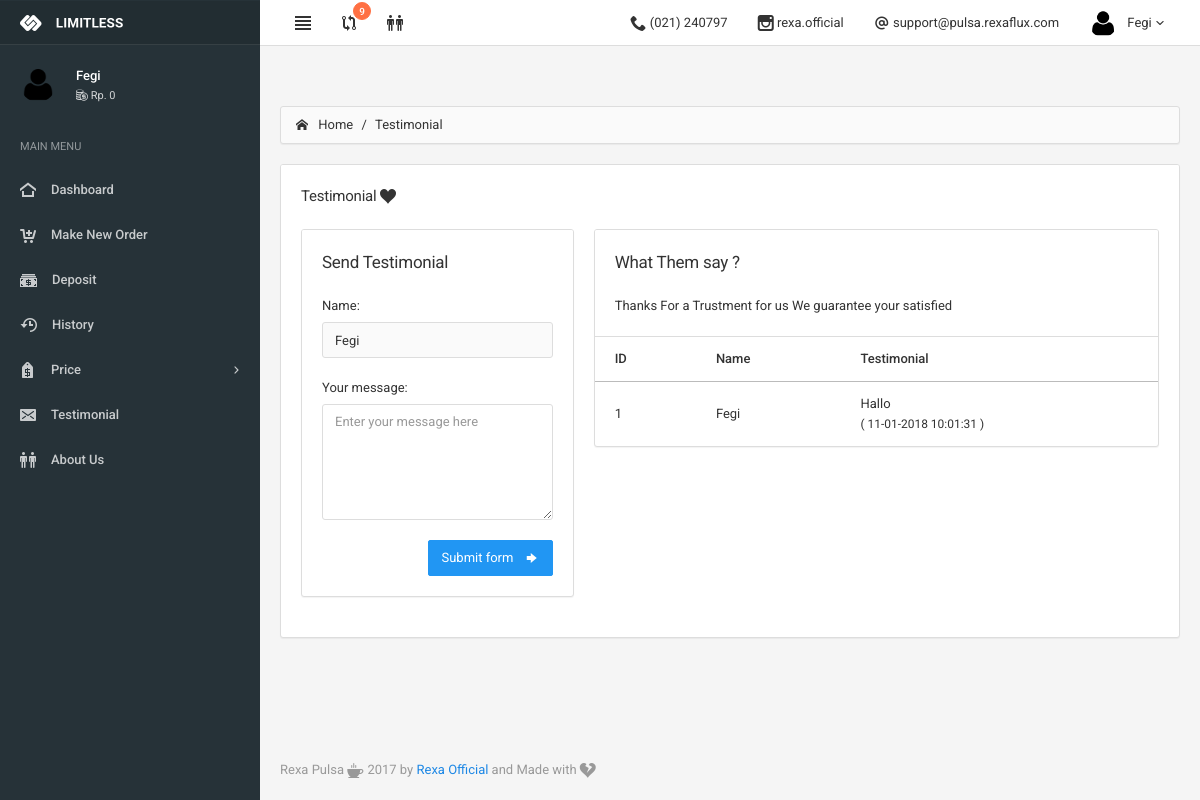
Screenshot of /zone.php?page=testi (signed in) with the database file from the repository.
### tables this page shows
CREATE TABLE `userlogin` (
  `user_id` int(11) NOT NULL,
  `username` varchar(50) NOT NULL,
  `name` varchar(100) NOT NULL,
  `password` varchar(200) NOT NULL,
  `salt` varchar(200) NOT NULL,
  `email` varchar(50) NOT NULL,
  `balance` int(50) NOT NULL,
  `active` enum('no','yes') NOT NULL,
  `activation_code` varchar(100) NOT NULL
);

CREATE TABLE `testi` (
  `id` int(10) NOT NULL,
  `name` varchar(50) NOT NULL,
  `testi` varchar(1000) NOT NULL,
  `date` varchar(50) NOT NULL
);

### session.php (called while the page is built, shortened)
<?php
	$session_id = $_SESSION['username'];
?>

### zone.php (the view, shortened to what this page needs)
<?php
	include('koneksi.php');
	include('session.php');
	$result = mysqli_query($con, "SELECT * From userlogin WHERE username='$session_id'")or die('Error In Session');
	$row = mysqli_fetch_array($result);
	function rupiah($nilai, $pecahan = 0)
	{
		return number_format($nilai, $pecahan, ',', '.');
	}
?>
<!DOCTYPE html>
<html lang="en">
<head>
	<link href="assets/css/icons/icomoon/styles.css" rel="stylesheet" type="text/css">
	<link href="assets/css/bootstrap.css" rel="stylesheet" type="text/css">
	<link href="assets/css/core.css" rel="stylesheet" type="text/css">
	<link href="assets/css/components.css" rel="stylesheet" type="text/css">
	<link href="assets/css/colors.css" rel="stylesheet" type="text/css">
</head>
							<?php
								if(!isset($_GET["page"]))
								{
									$incfile =  'dash.php';
									$tabname =  'Dasboard';
								}elseif($_GET["page"] == "about")
								{
									$incfile =  'about.php';
									$tabname =  'About';
								}elseif($_GET["page"] == "testi")
								{
									$incfile =  'testi.php';
									$tabname =  'Testimonial';
								}elseif($_GET["page"] == "detail")
								{
									$inv = $_GET["inv"];
									$incfile = 'detail.php';
									$tabname =  'Detail';
								}elseif($_GET["page"] == "pln")
								{
									$incfile = 'tokenpln.php';
									$tabname =  'Price';
									$tigatabname = 'Token PLN';
								}elseif($_GET["page"] == "depo")
								{
									$incfile = 'depo.php';
									$tabname =  'Deposit';
								}elseif($_GET['page'] == "history")
								{
									$incfile =  'history.php';
									$tabname =  'History';
								}elseif($_GET['page'] == "order")
								{
									$incfile =  'order.php';
									$tabname =  'Order';
								}else
								{
									$incfile = 'idiot.php';
									$tabname =  'Hellll yeahhhhh';
								}
							?>
<body>
	<div class="navbar navbar-default header-highlight">
		<div class="navbar-header">
			<a class="navbar-brand" href="index.html"><img src="assets/images/logo_light.png" alt=""></a>
		</div>
		<div class="navbar-collapse collapse" id="navbar-mobile">
			<ul class="nav navbar-nav">
				<li><a class="sidebar-control sidebar-main-toggle hidden-xs"><i class="icon-paragraph-justify3"></i></a></li>
				<li class="dropdown">
					<a href="#" class="dropdown-toggle" data-toggle="dropdown" aria-expanded="false">
						<i class="icon-git-compare"></i>
						<span class="badge bg-warning-400">9</span>
					</a>
				</li>
				<li class="dropdown">
						<a href="#" class="dropdown-toggle" data-toggle="dropdown" aria-expanded="false">
							<i class="icon-people"></i>
						</a>
</li>
			</ul>
			<ul class="nav navbar-nav navbar-right">
				<li><a href="#"><i class="icon-phone2"></i> (021) 240797</a></li>
				<li><a href="#"><i class="icon-instagram"></i> rexa.official</a></li>
				<li><a href="#"><i class="icon-mention"></i> support@pulsa.rexaflux.com</a></li>
				<li class="dropdown dropdown-user">
					<a class="dropdown-toggle" data-toggle="dropdown">
						<img src="assets/images/user.png" alt="">
						<span><?php print $row["name"]; ?></span>
						<i class="caret"></i>
					</a>
				</li>
			</ul>
		</div>
	</div>
	<div class="page-container">
		<div class="page-content">
			<div class="sidebar sidebar-main">
				<div class="sidebar-content">
					<div class="sidebar-user">
						<div class="category-content">
							<div class="media">
								<a href="#" class="media-left"><img src="assets/images/user.png" class="img-circle img-sm" alt=""></a>
								<div class="media-body">
									<span class="media-heading text-semibold"><?php print $row["name"]; ?></span>
									<div class="text-size-mini text-muted">
										<i class="icon-coins text-size-small"></i> Rp. <?php echo rupiah($row['balance']); ?>
									</div>
								</div>
							</div>
						</div>
					</div>
					<div class="sidebar-category sidebar-category-visible">
						<div class="category-content no-padding">
							<ul class="navigation navigation-main navigation-accordion">
								<li class="navigation-header"><span>Main Menu</span> <i class="icon-menu" title="Main pages"></i></li>
								<li><a href="zone.php"><i class="icon-home4"></i> <span>Dashboard</span></a></li>
								<li><a href="?page=order"><i class="icon-cart-add"></i> <span>Make New Order</span></a></li>
								<li><a href="?page=depo"><i class="icon-cash3"></i> <span>Deposit</span></a></li>
								<li>
									<a href="?page=history"><i class="icon-history"></i> <span>History</span></a>
								</li>
								<li><a href="#"><i class="icon-price-tag"></i> <span>Price</span></a>
								</li>
								<li><a href="?page=testi"><i class="icon-envelop"></i> <span>Testimonial</span></a></li>
								<li><a href="?page=about"><i class="icon-people"></i> <span>About Us</span></a></li>
							</ul>
						</div>
					</div>
				</div>
			</div>
			<div class="content-wrapper">
				<div class="page-header">
					<div class="page-header-content">
						<div class="page-title">
						</div>
					</div>
					<div class="breadcrumb-line">
						<ul class="breadcrumb">
							<li><a href="index.html"><i class="icon-home2 position-left"></i> Home</a></li>
							<?php
								if(isset($tigatabname) && $tigatabname != "")
								{
									echo '
									<li><a href="#">'.$tabname.'</a></li>
									<li><a href="#" class="active">'.$tigatabname.'</a></li>';
								}else
								{
									echo '<li><a href="#" class="active">'.$tabname.'</a></li>';
								}
							?>
						</ul>
					</div>
				</div>
				<div class="content">
							<?php
									include_once $incfile;
							?>
					<div class="footer text-muted">
						Rexa Pulsa <i class="icon-cup2"></i> 2017 by <a href="" target="_blank">Rexa Official</a> and Made with <i class="icon-heart-broken2"></i>
					</div>
				</div>
			</div>
		</div>
	</div>
</body>
</html>

### testi.php (shortened to what this page needs)
<div class="panel panel-flat">
								<div class="panel-heading">
									<h6 class="panel-title">Testimonial <i class="icon-heart5"></i></h6>
								<a class="heading-elements-toggle"><i class="icon-menu"></i></a></div>
								<div class="panel-body" style="display: block;">
									<div class="row">
									<div class="col-md-4">
										<div class="panel panel-flat">
											<div class="panel-heading">
												<h5 class="panel-title">Send Testimonial</h5>
											<a class="heading-elements-toggle"><i class="icon-menu"></i></a></div>
											<div class="panel-body">
												<div class="form-group">
													<label>Name:</label>
												<input class="form-control" placeholder="<?php echo $row['name']; ?>" type="text" id="name" value="<?php echo $row['name']; ?>" disabled="">
												</div>
												<div class="form-group">
													<label>Your message:</label>
													<textarea id="message" rows="5" cols="5" class="form-control" placeholder="Enter your message here"></textarea>
												</div>
												<div class="text-right">
													<button type="submit" class="btn btn-primary view_result" data-toggle="modal" data-target="#modal_iconified">Submit form <i class="icon-arrow-right14 position-right"></i></button>
												</div>
											</div>
										</div>
									</div>
										<div class="col-md-8">
											<div class="panel panel-flat">
																<div class="panel-heading">
																	<h5 class="panel-title">What Them say ?</h5>
																<a class="heading-elements-toggle"><i class="icon-menu"></i></a></div>
																<div class="panel-body" style="display: block;">
																	Thanks For a Trustment for us We guarantee your satisfied
																</div>
																<div class="table-responsive" style="display: block;">
																	<table class="table">
																		<thead>
																			<tr>
																				<th>ID</th>
																				<th>Name</th>
																				<th>Testimonial</th>
																			</tr>
																		</thead>
																		<tbody>
									<?php
									include 'koneksi.php';
									$sql = "SELECT * FROM testi ORDER BY id DESC LIMIT 4";
									if(!$result = mysqli_query($con, $sql))
									{
									  die('Error: '.mysqli_error($con));
									}else
									{
										if (mysqli_num_rows($result) > 0)
	 									{
	 										$noUrut = 1;
											while($row = mysqli_fetch_assoc($result))
											{
												$Name    = $row["name"];
												$testi   = $row["testi"];
												$date    = $row["date"];
											print '	<tr>
													<td>'.$noUrut.'</td>
													<td>'.$Name.'</td>
													<td>'.$testi.' <br><small> ( '.$date.' )</small></td>
												</tr>';
												$noUrut++;
											}
										}
										}
										?>
									</tbody>
								</table>
							</div>
						</div>
	</div>
</div>
								</div>
							</div>

### assets/css/components.css (style rules this page uses)
.sidebar { background-color: #263238; color: #fff; position: relative; width: 100%; display: none; }
@media (min-width: 769px) { .sidebar { display: table-cell; vertical-align: top; width: 260px; } }
.sidebar-main { z-index: 99; }
.sidebar-content { position: relative; }
.category-content { position: relative; padding: 20px; }
.navigation { margin: 0; padding: 10px 0; list-style: none; position: relative; }
.sidebar-user + .sidebar-category .navigation { padding-top: 0; }
.navigation li { position: relative; }
.navigation li + li { margin-top: 1px; }
.navigation li a { color: rgba(255, 255, 255, 0.75); display: block; -webkit-transition: background 0.15s linear, color 0.15s linear; -o-transition: background 0.15s linear, color 0.15s linear; transition: background 0.15s linear, color 0.15s linear; }
.navigation li a > i { float: left; top: 0; margin-top: 2px; margin-right: 15px; -webkit-transition: opacity 0.2s ease-in-out; -o-transition: opacity 0.2s ease-in-out; transition: opacity 0.2s ease-in-out; }
.navigation li > .has-ul { position: relative; padding-right: 36px; }
.navigation li > .has-ul:after { content: "\e9c7"; font-family: "icomoon"; font-size: 16px; display: block; position: absolute; top: 50%; margin-top: -8px; right: 20px; line-height: 1; -webkit-font-smoothing: antialiased; -moz-osx-font-smoothing: grayscale; -webkit-transform: rotate(0deg); -ms-transform: rotate(0deg); -o-transform: rotate(0deg); transform: rotate(0deg); -webkit-transition: -webkit-transform 0.2s ease-in-out; -o-transition: -webkit-transform 0.2s ease-in-out; transition: -webkit-transform 0.2s ease-in-out; }
.navigation > li > a { padding: 12px 20px; min-height: 44px; font-weight: 500; }
.navigation .navigation-header { min-height: 30px; padding: 10px 20px; border-bottom: 0; text-transform: uppercase; font-size: 11px; line-height: 1.82; }
.navigation .navigation-header > span { display: block; margin-top: 2px; }
.navigation .navigation-header, .navigation .navigation-header a { color: rgba(255, 255, 255, 0.5); font-weight: 400; }
.sidebar:not(.sidebar-default) .media .text-muted, .sidebar:not(.sidebar-default) .media .media-annotation { color: rgba(255, 255, 255, 0.8); }
.page-container { position: relative; }
@media (min-width: 769px) { .page-container { width: 100%; display: table; table-layout: fixed; } }
@media (min-width: 769px) { .page-content { display: table-row; } }
.content-wrapper { padding-bottom: 20px; width: 100%; }
@media (min-width: 769px) { .content-wrapper { display: table-cell; vertical-align: top; } }
.content { padding: 20px 20px; }
.content:after { content: ''; display: table; clear: both; }
.page-header:not(.page-header-filled) + .content { padding-top: 0; }
.footer { position: absolute; bottom: 20px; }
.no-padding { padding: 0!important; }
.img-sm { width: 36px!important; height: 36px!important; }

### assets/css/colors.css (style rules this page uses)
.bg-warning-400 { background-color: #FF7043; border-color: #FF7043; color: #fff; }

### zone.php (style rules this page uses)
.page-container { height: calc(90% - 80px); }

### rows the page displays
userlogin: name "Fegi", balance "0"
testi: name "Fegi", testi "Hallo", date "11-01-2018 10:01:31"

### other values shown
$tabname "Testimonial"
